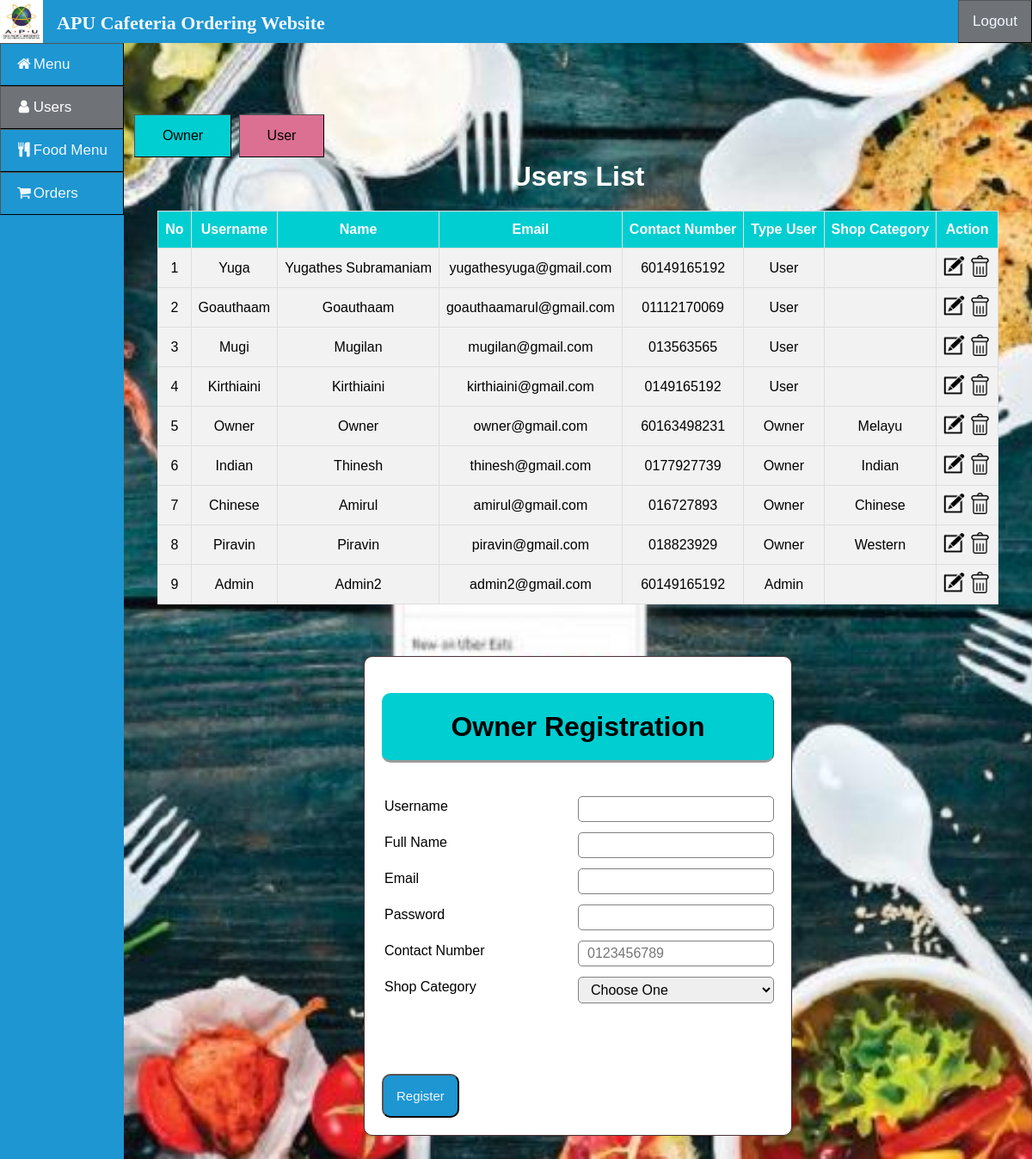
Page /Admin/Users.php (signed in) on the committed database.
### tables this page shows
CREATE TABLE `users` (
  `username` varchar(50) NOT NULL,
  `password` varchar(255) NOT NULL,
  `name` varchar(255) NOT NULL,
  `email` varchar(255) NOT NULL,
  `Hp` varchar(99) NOT NULL,
  `type_user` varchar(255) NOT NULL,
  `ownerCategory` int(9) DEFAULT NULL
);

### Admin/Users.php (the view, shortened to what this page needs)
<?php
if(isset ($_SESSION["username"]))
{	include "Header.php";
	?>
<!DOCTYPE html>
<html>
<head>
</head>
<body>
	<div class="main">
	<div class="sort">
		<a href="Users.php?sort=Owner" style="background-color: darkturquoise;" class="button button2">Owner</a>
		<a href="Users.php?sort=User" style="background-color: palevioletred;" class="button button2">User</a>
	</div>
	<h1 align="center"> Users List </h1>
<?php
	if(isset($_GET['sort']))
	{
		if($_GET['sort']=="User"){
			$queryGet = "select * from users WHERE type_user = 'User'";
			$resultGet = mysqli_query($link,$queryGet);
		}
		if($_GET['sort']=="Owner"){
			$queryGet = "select * from users WHERE type_user = 'Owner'";
			$resultGet = mysqli_query($link,$queryGet);
		}
	}
	else{
		$queryGet = "select * from users ORDER BY type_user DESC";
		$resultGet = mysqli_query($link,$queryGet);
	}
	if(!$resultGet)
	{
		die ("Invalid Query - get Items List: ". mysqli_error($link));
	}
	else
	{?>
	<table id="table" border="1" align="center">
		<tr>
			<th>No</th>
			<th>Username</th>
			<th>Name</th>
			<th>Email</th>
			<th>Contact Number</th>
			<th>Type User</th>
			<th>Shop Category</th>
			<th>Action</th>
		</tr>
		<form>
<?php	$no=1;
		while($row= mysqli_fetch_array($resultGet, MYSQLI_BOTH))
		{
			?>
			<tr>
				<td><?php echo $no;?></td>
				<td><?php echo $row['username']?></td>
				<td><?php echo $row['name']?></td>
				<td><?php echo $row['email'];?></td>
				<td><?php echo $row['Hp']; ?></td>
				<td><?php echo $row['type_user']; ?></td>
				<td><?php
						if($row['ownerCategory']=="1")	echo "Melayu";
						if($row['ownerCategory']=="2")	echo "Indian";
						if($row['ownerCategory']=="3")	echo "Chinese";
						if($row['ownerCategory']=="4")	echo "Western";
?>	</td>
				<td><a href="UsersEdit.php?id=<?php echo $row['username'];?>">
					<img border="0" alt="editB" src="../CSS/btn/editB.png" width="25" height="25"></a>
					<a href="Delete.php?sid=<?php echo $row['username'];?>" onclick="return confirm('Are you sure?')">
					<img border="0" alt="editB" src="../CSS/btn/delB.png" width="25" height="25"></a></a>
				</td>
			</tr>
<?php	$no++;}?>
		</form>
	</table>
<?php	}?>
	<div class="mid">
			<form class="content2" action="Users.php" method="POST">
				<h1 class="header">Owner Registration</h1>
					<div class="input-group2">
						<?php include('Errors.php');?><br>
						<label>Username</label>
						<input type="text" name="username"><br><br>
						<label>Full Name</label>
						<input type="text" name="name"><br><br>
						<label>Email</label>
						<input type="email" name="email"><br><br>
						<label>Password</label>
						<input type="password" name="password"><br><br>
						<label>Contact Number</label>
						<input type="text" name="Hp" placeholder="0123456789"><br><br>
						<label>Shop Category</label>
						<select name="category">
							<option value="0">Choose One</option>
						</select><br><br>
					</div>
					<br><br>
					<button type="submit" class="btn" style="margin-top: 25px;" name="register">Register</button>
			</form>
	</div>
	<br><br><br><br>
<?php
}
else	{
	echo "No session exists or session has expired. Please log in again ";
	echo "Page will be redirect in 5 seconds";
	header('Refresh: 5; ../Auth/Login.php');
}
?>
</div>
</body>
</html>

### Admin/Header.php (shortened to what this page needs)
<head>
    <link rel="stylesheet" type="text/css" href="../CSS/topNav.css">
	<link rel="stylesheet" href="https://cdnjs.cloudflare.com/ajax/libs/font-awesome/4.7.0/css/font-awesome.min.css">
	<div class="sidebar">
        <a <?php if (basename($_SERVER['PHP_SELF']) == "home.php") echo "class='active'"?> href="home.php">
			<i class="fa fa-fw fa-home"></i>Menu
		</a>
		<a <?php if (basename($_SERVER['PHP_SELF']) == "Users.php") echo "class='active'"?> href="Users.php">
			<i class="fa fa-fw fa-user"></i>Users
		</a>
		<a <?php if (basename($_SERVER['PHP_SELF']) == "Menu.php") echo "class='active'"?> href="Menu.php">
			<i class="fa fa-fw fa-cutlery"></i>Food Menu</a>
		<a <?php if (basename($_SERVER['PHP_SELF']) == "Orders.php") echo "class='active'"?> href="Orders.php">
			<i class="fa fa-fw fa-shopping-cart"></i>Orders
		</a>
	</div>
	<div class="topnav">
		<img src="../css/logo2.png" alt="" style="float: left;width:50;height:50px;">
		<h1 style="float: left;display:block;color: aliceblue;text-align: center;padding: 14px 16px;font-family: Times New Roman;font-size: 22px;padding-bottom: 10px;margin-top: 0px;margin-bottom: 0px;">
			APU Cafeteria Ordering Website
		</h1>
	<div class="auth">
<?php if(isset ($_SESSION["username"]))
    {?>
	    <a style="background-color:#6f7378;" href="../Auth/Logout.php"> Logout </a>
<?php
	}
	else
	{
	?>
	    <a style="background-color:#6f7378;" href="../Auth/Login.php"> Login </a>
<?php
	}?>
		</div>
	</div>
</head>
<h3 style="color:white;position: relative;">Hi Welcome</h3>

### css/topNav.css (style rules this page uses)
* { box-sizing: border-box; }
body { margin: 0; font-family: Arial, Helvetica, sans-serif !important; background-image: url("bc5.jpg"); background-position: center; background-size: cover; background-attachment: fixed; position:absolute; top:10%; max-width: -webkit-fill-available; right: 0px; left: 0px; }
h1, h2 { text-align:center; color:white; }
.button { background-color: #4CAF50; border: solid; color: black; padding: 15px 32px; text-align: center; text-decoration: none; display: inline-block; font-size: 16px; margin: 4px 2px; cursor: pointer; -webkit-transition-duration: 0.4s; transition-duration: 0.4s; border-width:thin; border-color:black; border-style: outset; }
.header { width: auto; color: black; background:#00CED1; text-align: center; border: 1px solid #00CED1; border-bottom: none; border-radius: 10px 10px 10px 10px; border-style: outset; padding: 20px; }
.auth { width: fit-content; position: fixed; height: auto; right:0; top: 0; z-index: 1080; text-align: right; }
.auth a { float: right; display:block; color: white; text-align: center; padding: 14px 16px; text-decoration: none; border-style:solid; border-width:thin; border-color:white; border-style: outset; font-size: 17px; position: relative; }
.btn { padding: 15px; font-size: 15px; color: aliceblue; background:#1D96D1 ; border-style: outset; border-radius: 10px; cursor: pointer; }
.topnav { background-color: #1D96D1; position: fixed; top: 0; right: 0; left: 0; z-index: 1030; height:50px; }
.topnav a { float: left; display:block; color: aliceblue; text-align: center; padding: 14px 16px; text-decoration: none; border-style:solid; border-width:thin; border-color:black; border-style: outset; font-size: 17px; }
#table { font-family: "Trebuchet MS", Arial, Helvetica, sans-serif; border-collapse: collapse; margin-bottom : 50px; }
#table td, #table th { border: 1px solid #ddd; padding: 8px; text-align: center; max-width: auto; }
#table img { text-align: center; max-width: auto; }
#table tr { background-color: #f2f2f2; }
#table th { padding-top: 12px; padding-bottom: 12px; text-align: center; background-color: #00CED1; color: white; max-width: auto; background-position: center; }

### Admin/Header.php (style rules this page uses)
body { font-family: "Lato", sans-serif; }
.sidebar { height: 100%; width: 12%; position: fixed; z-index: 1; top: 0; left: 0; background-color: #1D96D1; overflow-x: hidden; padding-top: 50px; }
.sidebar a { padding: 14px 16px; color: aliceblue; text-decoration: none; border-width: thin; border-color: black; border-style: outset; font-size: 17px; display: block; }
.sidebar a.active { background-color: #6F7378; color: white; }
.main { margin-left: 12%; padding: 0px 10px; margin-top:-30px; }

### Admin/Users.php (style rules this page uses)
.mid { margin: auto; width: 50%; padding: 10px; }
.content2 { margin: auto; width: 100%; padding: 20px; border: 1px solid #483235; background: white; border-radius: 10px 10px 10px 10px; }
.input-group2 { margin: 10px 0px 10px 0px; }
.input-group2 label { display: inline-flex; margin-bottom: 10px; text-align: left; margin: 3px; }
.input-group2 input { display: inline; float: right; height: 30px; width: 50%; padding: 5px 10px; font-size: 16px; border-radius: 5px; border: 1px solid gray; }
.input-group2 select { display: inline; float: right; width: 50%; padding: 5px 10px; font-size: 16px; border-radius: 5px; border: 1px solid gray; }
.sort { position: relative; float:right; display: inline; width: 100%; margin-top: -25px; font: black; }

### rows in the picture
users: username "Yuga", name "Yugathes Subramaniam", email "yugathesyuga@gmail.com", Hp "60149165192", type_user "User"
users: username "Goauthaam", name "Goauthaam", email "goauthaamarul@gmail.com", Hp "01112170069", type_user "User"
users: username "Mugi", name "Mugilan", email "mugilan@gmail.com", Hp "013563565", type_user "User"
users: username "Kirthiaini", name "Kirthiaini", email "kirthiaini@gmail.com", Hp "0149165192", type_user "User"
users: username "Owner", name "Owner", email "owner@gmail.com", Hp "60163498231", type_user "Owner", ownerCategory "Melayu"
users: username "Indian", name "Thinesh", email "thinesh@gmail.com", Hp "0177927739", type_user "Owner", ownerCategory "Indian"
users: username "Chinese", name "Amirul", email "amirul@gmail.com", Hp "016727893", type_user "Owner", ownerCategory "Chinese"
users: username "Piravin", name "Piravin", email "piravin@gmail.com", Hp "018823929", type_user "Owner", ownerCategory "Western"
users: username "Admin", name "Admin2", email "admin2@gmail.com", Hp "60149165192", type_user "Admin"
